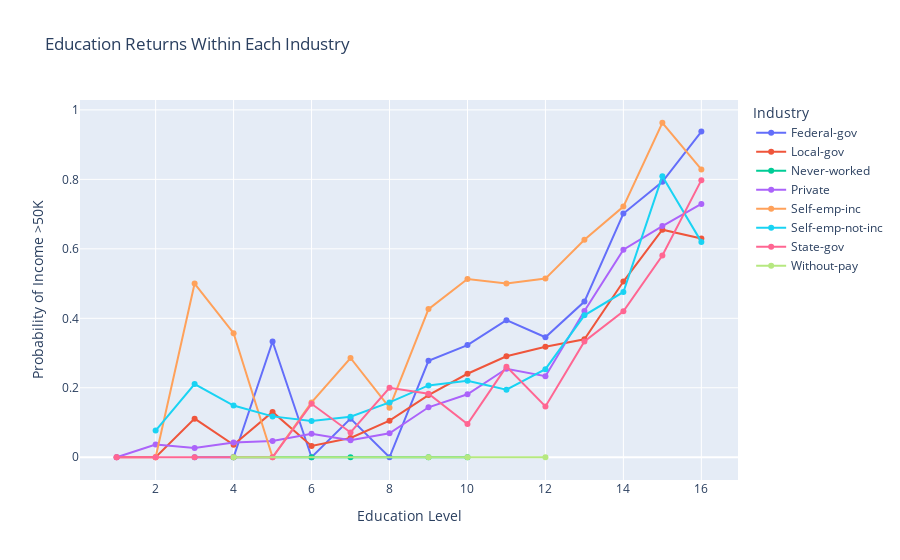

Here is the notebook cell this chart was saved with:
### Markdown cell above
![Education Heatmap](https://github.com/JocelynJIANG-12/jocelynjiang-12.github.io/blob/034600fc6f0493a41547c0a640f2a4c164f7618b/images:/fig.png?raw=true)

### Code cell
fig2 = px.line(
    edu_industry,
    x=edu_col,
    y="high_income_rate",
    color=industry_col,
    markers=True,
    title="Education Returns Within Each Industry",
    labels={edu_col: "Education Level", "high_income_rate": "Probability of Income >50K"}
)

fig2.update_layout(legend_title_text="Industry")
fig2.show()

### Figure 1 — Plotly figure (JSON) as saved in the notebook; plotly's stock layout.template omitted (floating-point values rounded to 4 significant figures)
{"data": [{"hovertemplate": "workclass=Federal-gov<br>Education Level=%{x}<br>Probability of Income >50K=%{y}<extra></extra>", "legendgroup": "Federal-gov", "line": {"color": "#636efa", "dash": "solid"}, "marker": {"symbol": "circle"}, "mode": "lines+markers", "name": "Federal-gov", "orientation": "v", "showlegend": true, "type": "scatter", "x": [3, 4, 5, 6, 7, 8, 9, 10, 11, 12, 13, 14, 15, 16], "xaxis": "x", "y": [0, 0, 0.3333, 0, 0.1111, 0, 0.2776, 0.3228, 0.3947, 0.3455, 0.4481, 0.7015, 0.7931, 0.9375], "yaxis": "y"}, {"hovertemplate": "workclass=Local-gov<br>Education Level=%{x}<br>Probability of Income >50K=%{y}<extra></extra>", "legendgroup": "Local-gov", "line": {"color": "#EF553B", "dash": "solid"}, "marker": {"symbol": "circle"}, "mode": "lines+markers", "name": "Local-gov", "orientation": "v", "showlegend": true, "type": "scatter", "x": [1, 2, 3, 4, 5, 6, 7, 8, 9, 10, 11, 12, 13, 14, 15, 16], "xaxis": "x", "y": [0, 0, 0.1111, 0.03571, 0.1304, 0.03226, 0.05556, 0.1053, 0.1789, 0.2403, 0.2907, 0.3182, 0.3396, 0.5058, 0.6552, 0.6296], "yaxis": "y"}, {"hovertemplate": "workclass=Never-worked<br>Education Level=%{x}<br>Probability of Income >50K=%{y}<extra></extra>", "legendgroup": "Never-worked", "line": {"color": "#00cc96", "dash": "solid"}, "marker": {"symbol": "circle"}, "mode": "lines+markers", "name": "Never-worked", "orientation": "v", "showlegend": true, "type": "scatter", "x": [4, 6, 7, 9, 10], "xaxis": "x", "y": [0, 0, 0, 0, 0], "yaxis": "y"}, {"hovertemplate": "workclass=Private<br>Education Level=%{x}<br>Probability of Income >50K=%{y}<extra></extra>", "legendgroup": "Private", "line": {"color": "#ab63fa", "dash": "solid"}, "marker": {"symbol": "circle"}, "mode": "lines+markers", "name": "Private", "orientation": "v", "showlegend": true, "type": "scatter", "x": [1, 2, 3, 4, 5, 6, 7, 8, 9, 10, 11, 12, 13, 14, 15, 16], "xaxis": "x", "y": [0, 0.03676, 0.02632, 0.04245, 0.04651, 0.06763, 0.04875, 0.06907, 0.1438, 0.1812, 0.2547, 0.2332, 0.421, 0.5973, 0.6654, 0.7293], "yaxis": "y"}, {"hovertemplate": "workclass=Self-emp-inc<br>Education Level=%{x}<br>Probability of Income >50K=%{y}<extra></extra>", "legendgroup": "Self-emp-inc", "line": {"color": "#FFA15A", "dash": "solid"}, "marker": {"symbol": "circle"}, "mode": "lines+markers", "name": "Self-emp-inc", "orientation": "v", "showlegend": true, "type": "scatter", "x": [2, 3, 4, 5, 6, 7, 8, 9, 10, 11, 12, 13, 14, 15, 16], "xaxis": "x", "y": [0, 0.5, 0.3571, 0, 0.1579, 0.2857, 0.1429, 0.4265, 0.5133, 0.5, 0.5143, 0.6264, 0.7215, 0.963, 0.8286], "yaxis": "y"}, {"hovertemplate": "workclass=Self-emp-not-inc<br>Education Level=%{x}<br>Probability of Income >50K=%{y}<extra></extra>", "legendgroup": "Self-emp-not-inc", "line": {"color": "#19d3f3", "dash": "solid"}, "marker": {"symbol": "circle"}, "mode": "lines+markers", "name": "Self-emp-not-inc", "orientation": "v", "showlegend": true, "type": "scatter", "x": [2, 3, 4, 5, 6, 7, 8, 9, 10, 11, 12, 13, 14, 15, 16], "xaxis": "x", "y": [0.07692, 0.2105, 0.1489, 0.1176, 0.1045, 0.1167, 0.1579, 0.2067, 0.2202, 0.1944, 0.2535, 0.4085, 0.4758, 0.8092, 0.62], "yaxis": "y"}, {"hovertemplate": "workclass=State-gov<br>Education Level=%{x}<br>Probability of Income >50K=%{y}<extra></extra>", "legendgroup": "State-gov", "line": {"color": "#FF6692", "dash": "solid"}, "marker": {"symbol": "circle"}, "mode": "lines+markers", "name": "State-gov", "orientation": "v", "showlegend": true, "type": "scatter", "x": [1, 2, 3, 4, 5, 6, 7, 8, 9, 10, 11, 12, 13, 14, 15, 16], "xaxis": "x", "y": [0, 0, 0, 0, 0, 0.1538, 0.07143, 0.2, 0.1828, 0.09538, 0.2609, 0.1463, 0.3333, 0.4201, 0.5806, 0.7978], "yaxis": "y"}, {"hovertemplate": "workclass=Without-pay<br>Education Level=%{x}<br>Probability of Income >50K=%{y}<extra></extra>", "legendgroup": "Without-pay", "line": {"color": "#B6E880", "dash": "solid"}, "marker": {"symbol": "circle"}, "mode": "lines+markers", "name": "Without-pay", "orientation": "v", "showlegend": true, "type": "scatter", "x": [4, 9, 10, 12], "xaxis": "x", "y": [0, 0, 0, 0], "yaxis": "y"}], "layout": {"legend": {"title": {"text": "Industry"}, "tracegroupgap": 0}, "title": {"text": "Education Returns Within Each Industry"}, "xaxis": {"anchor": "y", "domain": [0, 1], "title": {"text": "Education Level"}}, "yaxis": {"anchor": "x", "domain": [0, 1], "title": {"text": "Probability of Income >50K"}}}}
